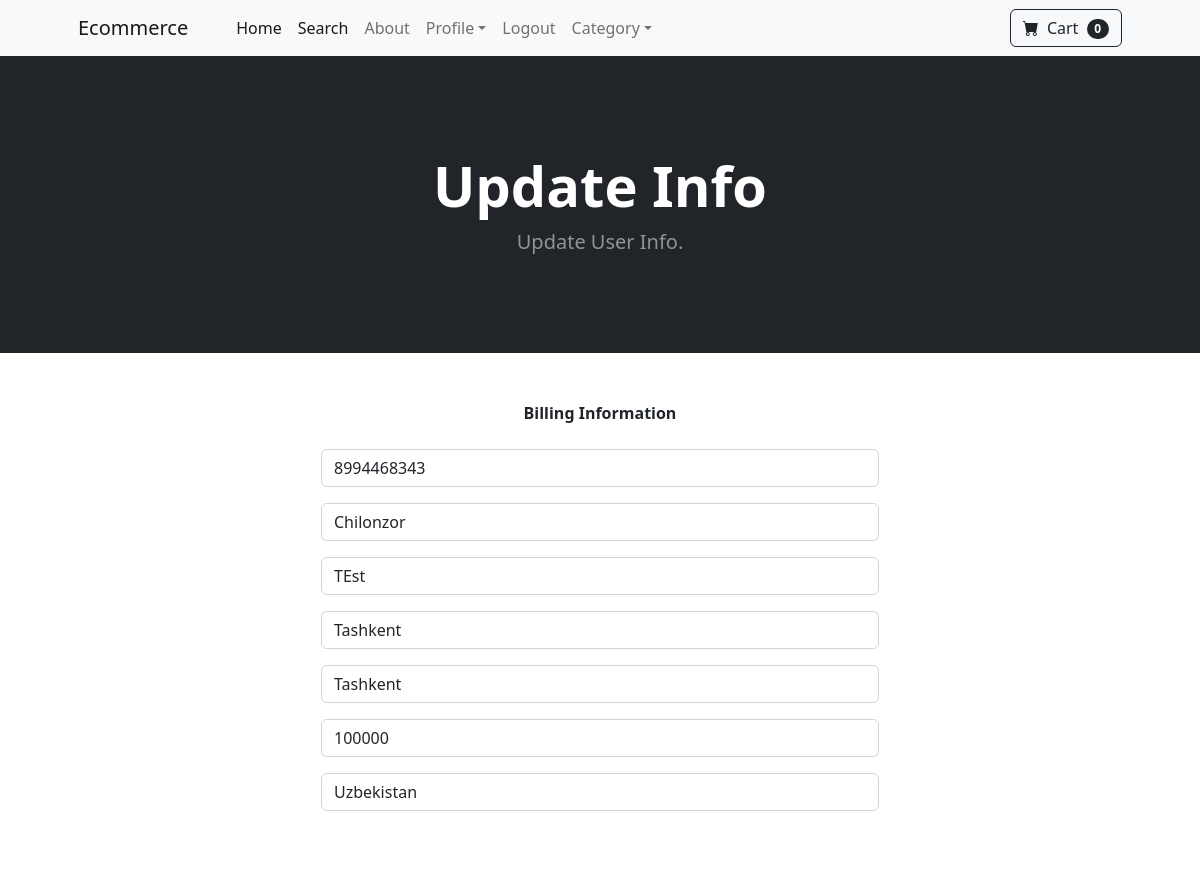
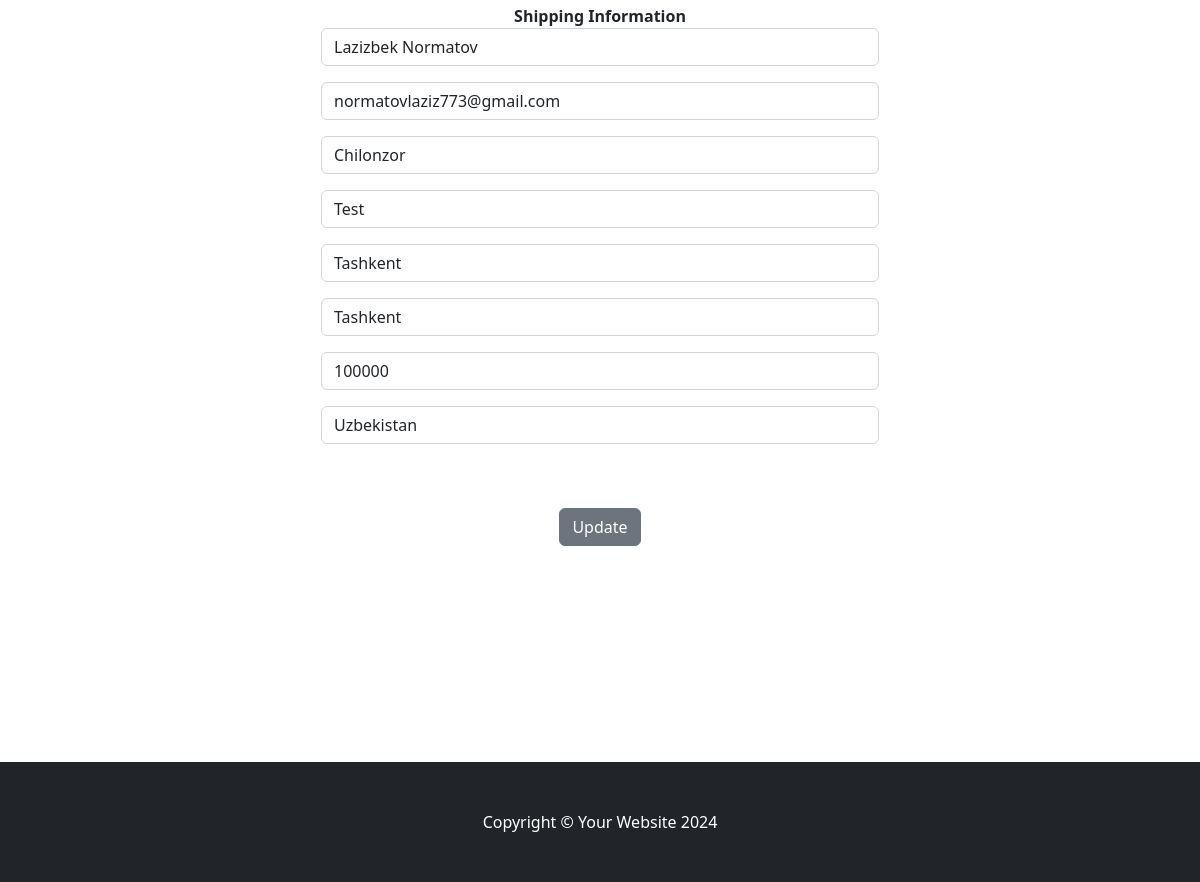
/update_info/ (signed in), run on the app's committed database (2 pictures, top to bottom).
### store/models.py (models this page shows, shortened)
class Profile(models.Model):
    user = models.OneToOneField(User, on_delete=models.CASCADE)
    date_modified = models.DateTimeField(User, auto_now=True)
    phone = models.CharField(max_length=20, blank=True)
    address1 = models.CharField(max_length=200, blank=True)
    address2 = models.CharField(max_length=200, blank=True)
    city = models.CharField(max_length=200, blank=True)
    state = models.CharField(max_length=200, blank=True)
    zipcode = models.CharField(max_length=200, blank=True)
    country = models.CharField(max_length=200, blank=True)
    old_cart = models.CharField(max_length=200, blank=True, null=True)

### payment/models.py (models this page shows, shortened)
class ShippingAddress(models.Model):
    user = models.ForeignKey(User, on_delete=models.CASCADE, null=True, blank=True)
    shipping_full_name = models.CharField(max_length=255)
    shipping_email = models.CharField(max_length=200)
    shipping_address1 = models.CharField(max_length=200)
    shipping_address2 = models.CharField(max_length=200,null=True, blank=True)
    shipping_city = models.CharField(max_length=200)
    shipping_state = models.CharField(max_length=200, null=True,blank=True)
    shipping_zipcode = models.CharField(max_length=200,null=True,blank=True)
    shipping_country = models.CharField(max_length=200)
    class Meta:
        verbose_name_plural = "Shipping Address"

### store/views.py (the view)
# urls.py: path('update_info/', views.update_info, name='update_info'),
def update_info(request):
    if request.user.is_authenticated:
        current_user = Profile.objects.get(user__id=request.user.id)
        shipping_user = ShippingAddress.objects.get(user__id=request.user.id)
        form = UserInfoForm(request.POST or None, instance=current_user)
        shipping_form = ShippingForm(request.POST or None, instance=shipping_user)
        if form.is_valid() or shipping_form.is_valid():
            form.save()
            shipping_form.save()
            messages.success(request, "User info has been updated!!")
            return redirect('home')
        return render(request, 'update_info.html', {'form':form, 'shipping_form':shipping_form})
    else:
        messages.success(request, "You must be logged in first")
        return redirect('home')

### store/forms.py
class UserInfoForm(forms.ModelForm):
    phone = forms.CharField(label="", widget=forms.TextInput(attrs={'class':'form-control','placeholder':'Phone'}), required=False)
    address1 = forms.CharField(label="", widget=forms.TextInput(attrs={'class':'form-control','placeholder':'Address 1'}), required=False)
    address2 = forms.CharField(label="", widget=forms.TextInput(attrs={'class':'form-control','placeholder':'Address 2'}), required=False)
    city = forms.CharField(label="", widget=forms.TextInput(attrs={'class':'form-control','placeholder':'City'}), required=False)
    state = forms.CharField(label="", widget=forms.TextInput(attrs={'class':'form-control','placeholder':'State'}), required=False)
    zipcode = forms.CharField(label="", widget=forms.TextInput(attrs={'class':'form-control','placeholder':'Zipcode'}), required=False)
    country = forms.CharField(label="", widget=forms.TextInput(attrs={'class':'form-control','placeholder':'Country'}), required=False)
    class Meta:
        model = Profile
        fields = ('phone', 'address1', 'address2','city', 'state', 'zipcode','country',)

### cart/cart.py (called while the page is built)
    def __len__(self):
        return len(self.cart)

### cart/context_processors.py (called while the page is built)
def cart(request):
    return {'cart':Cart(request)}

### store/templates/update_info.html (shortened to what this page needs)
{% extends 'base.html' %}
{% block content %}
<header class="bg-dark py-5">
    <div class="container px-4 px-lg-5 my-5">
        <div class="text-center text-white">
            <h1 class="display-4 fw-bolder">Update Info</h1>
            <p class="lead fw-normal text-white-50 mb-0">Update User Info.</p>
        </div>
    </div>
</header>
<div class="container">
    <div class="row">
        <center>
            <div class="col-6">
                <br><br>
                <strong>Billing Information</strong>
                <br><br>
                <form method="POST" action="{% url 'update_info' %}">
                    {{form.as_p}}
                    <br><br>
                    <strong>Shipping Information</strong>
                    {{shipping_form.as_p}}
                    <br><br>
                    <button type="submit" class="btn btn-secondary">
                        Update
                    </button>
                  </form>
                  <br>
                <br><br>
                <br><br>
                <br><br><br><br>
        </center>
    </div>
</div>
{% endblock %}

### data on the page
Profile: phone "8994468343", address1 "Chilonzor", address2 "TEst", city "Tashkent", state "Tashkent", zipcode "100000", country "Uzbekistan"
ShippingAddress: shipping_full_name "Lazizbek Normatov", shipping_email "normatovlaziz773@gmail.com", shipping_address1 "Chilonzor", shipping_address2 "Test", shipping_city "Tashkent", shipping_state "Tashkent", shipping_zipcode "100000", shipping_country "Uzbekistan"

### other printed values
{{ cart|length }} "0"
